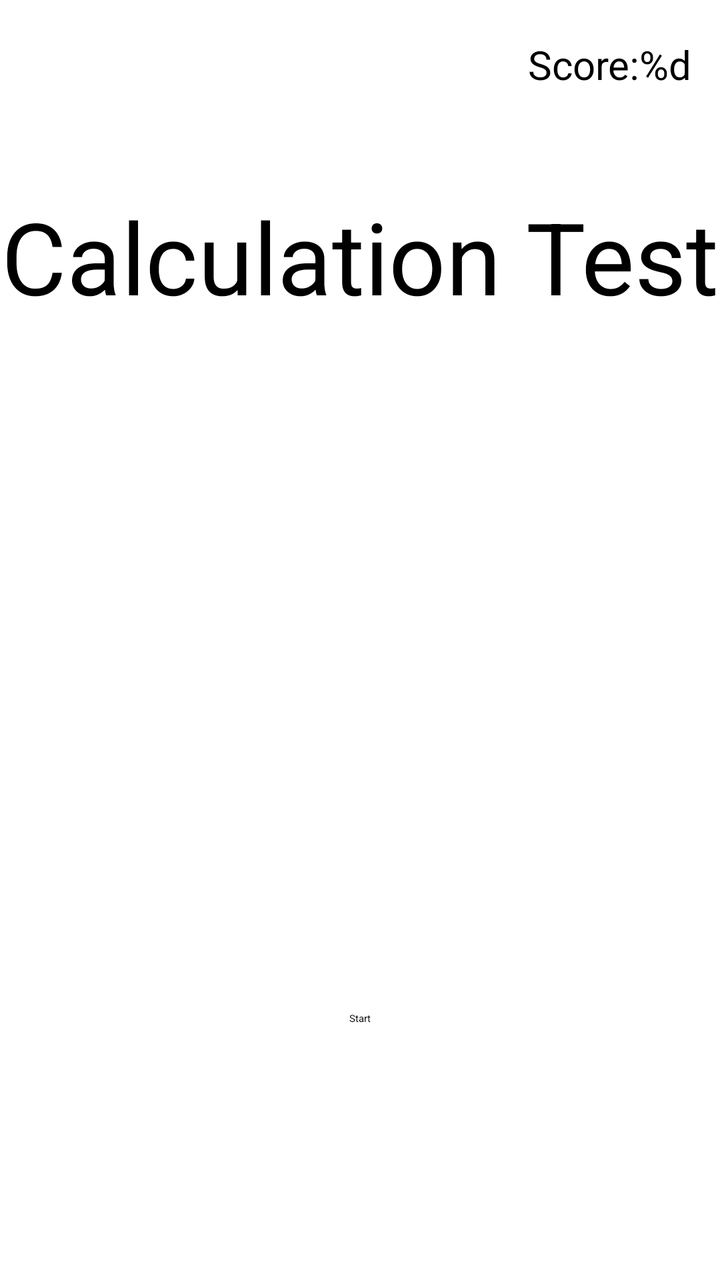
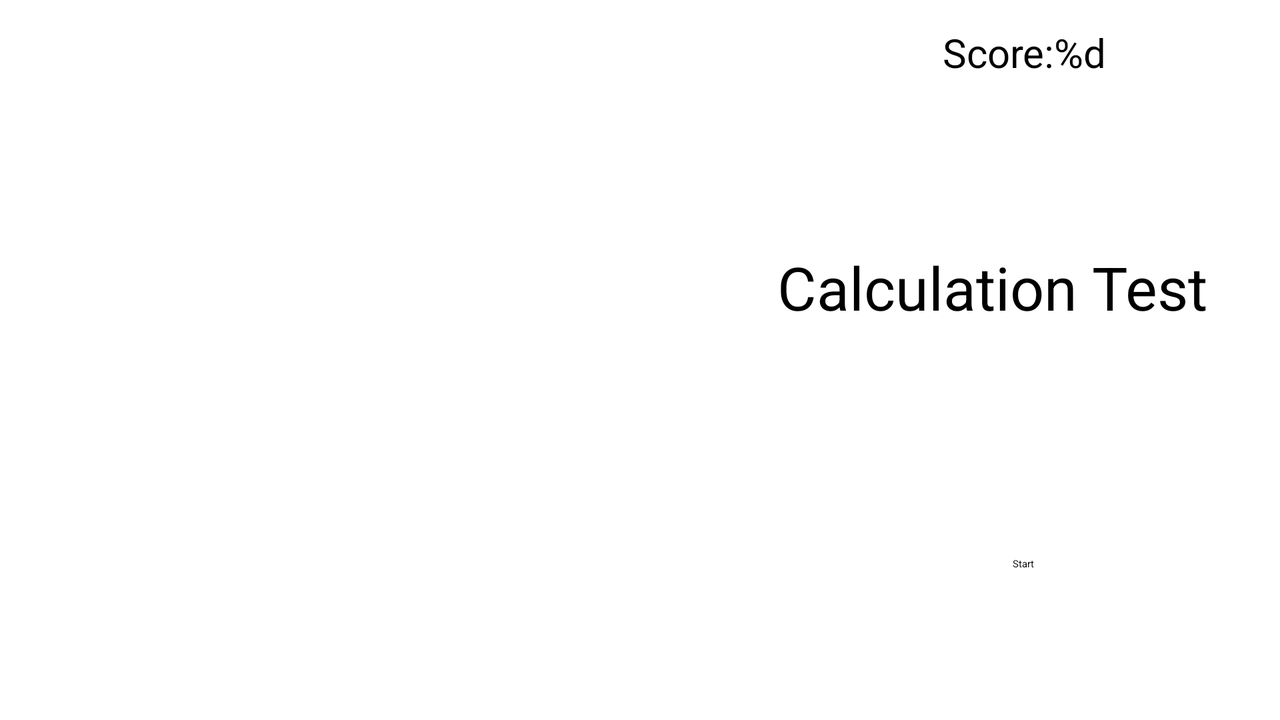

First picture: res/layout/ on a phone held upright. Second picture: the repository's own variant of that layout, on a device whose configuration matches the variant's folder. Source for both follows.
<!-- AndroidManifest.xml: application theme Theme.DictationDemo -->
<!-- res/layout/fragment_home.xml -->
<?xml version="1.0" encoding="utf-8"?>

<layout xmlns:android="http://schemas.android.com/apk/res/android"
    xmlns:app="http://schemas.android.com/apk/res-auto"
    xmlns:tools="http://schemas.android.com/tools">

    <data>
        <variable
            name="data"
            type="cn.edu.gdut.dictationdemo.MyViewModel" />
    </data>

    <androidx.constraintlayout.widget.ConstraintLayout
        android:layout_width="match_parent"
        android:layout_height="match_parent"
        android:backgroundTint="@color/ic_launcher_background"
        tools:context=".HomeFragment">

        <androidx.constraintlayout.widget.Guideline
            android:id="@+id/guideline"
            android:layout_width="wrap_content"
            android:layout_height="wrap_content"
            android:orientation="horizontal"
            app:layout_constraintGuide_percent="0.1" />

        <androidx.constraintlayout.widget.Guideline
            android:id="@+id/guideline2"
            android:layout_width="wrap_content"
            android:layout_height="wrap_content"
            android:orientation="horizontal"
            app:layout_constraintGuide_percent="0.3" />

        <TextView
            android:id="@+id/textView2"
            android:layout_width="wrap_content"
            android:layout_height="wrap_content"
            android:text="@string/title"
            android:textSize="50sp"
            app:layout_constraintBottom_toTopOf="@+id/guideline2"
            app:layout_constraintEnd_toEndOf="parent"
            app:layout_constraintStart_toStartOf="parent"
            app:layout_constraintTop_toTopOf="@+id/guideline" />

        <androidx.constraintlayout.widget.Guideline
            android:id="@+id/guideline3"
            android:layout_width="wrap_content"
            android:layout_height="wrap_content"
            android:orientation="horizontal"
            app:layout_constraintGuide_percent="0.79" />

        <ImageView
            android:id="@+id/imageView"
            android:layout_width="192dp"
            android:layout_height="174dp"
            android:contentDescription="@string/imageButtonDescription"
            app:layout_constraintBottom_toTopOf="@+id/guideline3"
            app:layout_constraintEnd_toEndOf="parent"
            app:layout_constraintStart_toStartOf="parent"
            app:layout_constraintTop_toTopOf="@+id/guideline2"
            app:srcCompat="@drawable/dictation" />

        <Button
            android:id="@+id/button"
            android:layout_width="wrap_content"
            android:layout_height="wrap_content"
            android:backgroundTint="#4285F4"
            android:text="@string/start"
            app:layout_constraintBottom_toBottomOf="parent"
            app:layout_constraintEnd_toEndOf="parent"
            app:layout_constraintStart_toStartOf="parent"
            app:layout_constraintTop_toTopOf="@+id/guideline3"
            app:layout_constraintVertical_bias="0.0" />

        <TextView
            android:id="@+id/textView"
            android:layout_width="wrap_content"
            android:layout_height="wrap_content"
            android:text="@{@string/highScore(data.highScore)}"
            android:textSize="@dimen/min_font"
            app:layout_constraintBottom_toTopOf="@+id/guideline"
            app:layout_constraintEnd_toEndOf="parent"
            app:layout_constraintHorizontal_bias="0.95"
            app:layout_constraintStart_toStartOf="parent"
            app:layout_constraintTop_toTopOf="parent"
            tools:text="Score:%d" />

    </androidx.constraintlayout.widget.ConstraintLayout>
</layout>
<!-- resources referenced by this layout -->
<resources>
  <dimen name="min_font">20sp</dimen>
  <string name="highScore">HighScore:%d</string>
  <string name="imageButtonDescription" translatable="false">Description</string>
  <string name="start">Start</string>
  <string name="title">Calculation Test</string>
  <style name="Theme.DictationDemo" parent="Theme.MaterialComponents.DayNight.DarkActionBar">
          
          <item name="colorPrimary">@color/purple_500</item>
          <item name="colorPrimaryVariant">@color/purple_700</item>
          <item name="colorOnPrimary">@color/white</item>
          
          <item name="colorSecondary">@color/teal_200</item>
          <item name="colorSecondaryVariant">@color/teal_700</item>
          <item name="colorOnSecondary">@color/black</item>
          
          <item name="android:statusBarColor" tools:targetApi="l">?attr/colorPrimaryVariant</item>
          
      </style>
  <color name="purple_500">#FF4285F4</color>
  <color name="purple_700">#FF4285F4</color>
  <color name="white">#FFFFFFFF</color>
  <color name="teal_200">#FF03DAC5</color>
  <color name="teal_700">#FF018786</color>
  <color name="black">#FF000000</color>
</resources>
<!-- res/layout-land/fragment_home.xml (the repository's variant of the layout above) -->
<!-- drawn on the phone turned sideways -->
<?xml version="1.0" encoding="utf-8"?>
<layout xmlns:android="http://schemas.android.com/apk/res/android"
    xmlns:app="http://schemas.android.com/apk/res-auto"
    xmlns:tools="http://schemas.android.com/tools">

    <data>
        <variable
            name="data"
            type="cn.edu.gdut.dictationdemo.MyViewModel" />
    </data>

    <androidx.constraintlayout.widget.ConstraintLayout
        android:layout_width="match_parent"
        android:layout_height="match_parent"
        tools:context=".HomeFragment">

        <androidx.constraintlayout.widget.Guideline
            android:id="@+id/guideline"
            android:layout_width="wrap_content"
            android:layout_height="wrap_content"
            android:orientation="horizontal"
            app:layout_constraintGuide_percent="0.16" />

        <TextView
            android:id="@+id/textView2"
            android:layout_width="0dp"
            android:layout_height="wrap_content"
            android:text="@string/title"
            android:textAlignment="center"
            android:textSize="@dimen/small_font"
            app:layout_constraintBottom_toTopOf="@+id/guideline3"
            app:layout_constraintEnd_toStartOf="@+id/guideline14"
            app:layout_constraintHorizontal_bias="0.0"
            app:layout_constraintStart_toStartOf="@+id/guideline13"
            app:layout_constraintTop_toTopOf="@+id/guideline"
            app:layout_constraintVertical_bias="0.301" />

        <androidx.constraintlayout.widget.Guideline
            android:id="@+id/guideline3"
            android:layout_width="wrap_content"
            android:layout_height="wrap_content"
            android:orientation="horizontal"
            app:layout_constraintGuide_percent="0.88" />

        <ImageView
            android:id="@+id/imageView"
            android:layout_width="0dp"
            android:layout_height="0dp"
            android:contentDescription="@string/imageButtonDescription"
            app:layout_constraintBottom_toTopOf="@+id/guideline3"
            app:layout_constraintEnd_toStartOf="@+id/guideline13"
            app:layout_constraintStart_toStartOf="parent"
            app:layout_constraintTop_toTopOf="@+id/guideline"
            app:srcCompat="@drawable/dictation" />

        <Button
            android:id="@+id/button"
            android:layout_width="wrap_content"
            android:layout_height="wrap_content"
            android:backgroundTint="#4285F4"
            android:text="@string/start"
            android:textAlignment="center"
            app:layout_constraintBottom_toBottomOf="parent"
            app:layout_constraintEnd_toEndOf="parent"
            app:layout_constraintHorizontal_bias="0.805"
            app:layout_constraintStart_toStartOf="parent"
            app:layout_constraintTop_toTopOf="@+id/guideline"
            app:layout_constraintVertical_bias="0.747" />

        <TextView
            android:id="@+id/textView"
            android:layout_width="wrap_content"
            android:layout_height="wrap_content"
            android:text="@{@string/highScore(data.highScore)}"
            android:textAlignment="center"
            android:textSize="@dimen/min_font"
            app:layout_constraintBottom_toTopOf="@+id/guideline"
            app:layout_constraintEnd_toEndOf="parent"
            app:layout_constraintStart_toStartOf="@+id/guideline13"
            app:layout_constraintTop_toTopOf="parent"
            app:layout_constraintVertical_bias="0.41"
            tools:text="Score:%d" />

        <androidx.constraintlayout.widget.Guideline
            android:id="@+id/guideline13"
            android:layout_width="wrap_content"
            android:layout_height="wrap_content"
            android:orientation="vertical"
            app:layout_constraintGuide_percent="0.6" />

        <androidx.constraintlayout.widget.Guideline
            android:id="@+id/guideline14"
            android:layout_width="wrap_content"
            android:layout_height="wrap_content"
            android:orientation="vertical"
            app:layout_constraintGuide_percent="0.95" />

    </androidx.constraintlayout.widget.ConstraintLayout>
</layout>
<!-- resources referenced by the variant -->
<!-- as the phone turned sideways resolves them -->
<resources>
  <dimen name="min_font">20sp</dimen>
  <dimen name="small_font">30sp</dimen>
  <string name="highScore">HighScore:%d</string>
  <string name="imageButtonDescription" translatable="false">Description</string>
  <string name="start">Start</string>
  <string name="title">Calculation Test</string>
  <style name="Theme.DictationDemo" parent="Theme.MaterialComponents.DayNight.DarkActionBar">
          
          <item name="colorPrimary">@color/purple_500</item>
          <item name="colorPrimaryVariant">@color/purple_700</item>
          <item name="colorOnPrimary">@color/white</item>
          
          <item name="colorSecondary">@color/teal_200</item>
          <item name="colorSecondaryVariant">@color/teal_700</item>
          <item name="colorOnSecondary">@color/black</item>
          
          <item name="android:statusBarColor" tools:targetApi="l">?attr/colorPrimaryVariant</item>
          
      </style>
  <color name="purple_500">#FF4285F4</color>
  <color name="purple_700">#FF4285F4</color>
  <color name="white">#FFFFFFFF</color>
  <color name="teal_200">#FF03DAC5</color>
  <color name="teal_700">#FF018786</color>
  <color name="black">#FF000000</color>
</resources>
